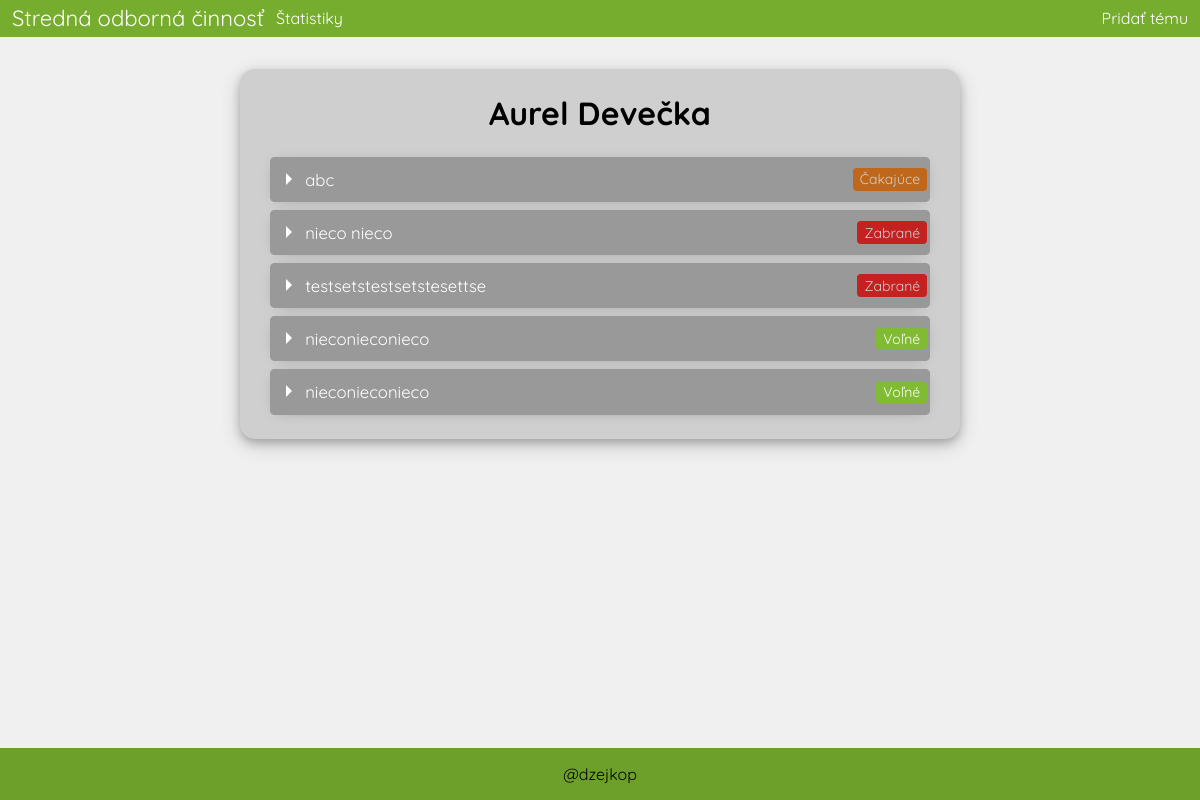
The page /soc/ucitel/26 on the database as committed earlier.
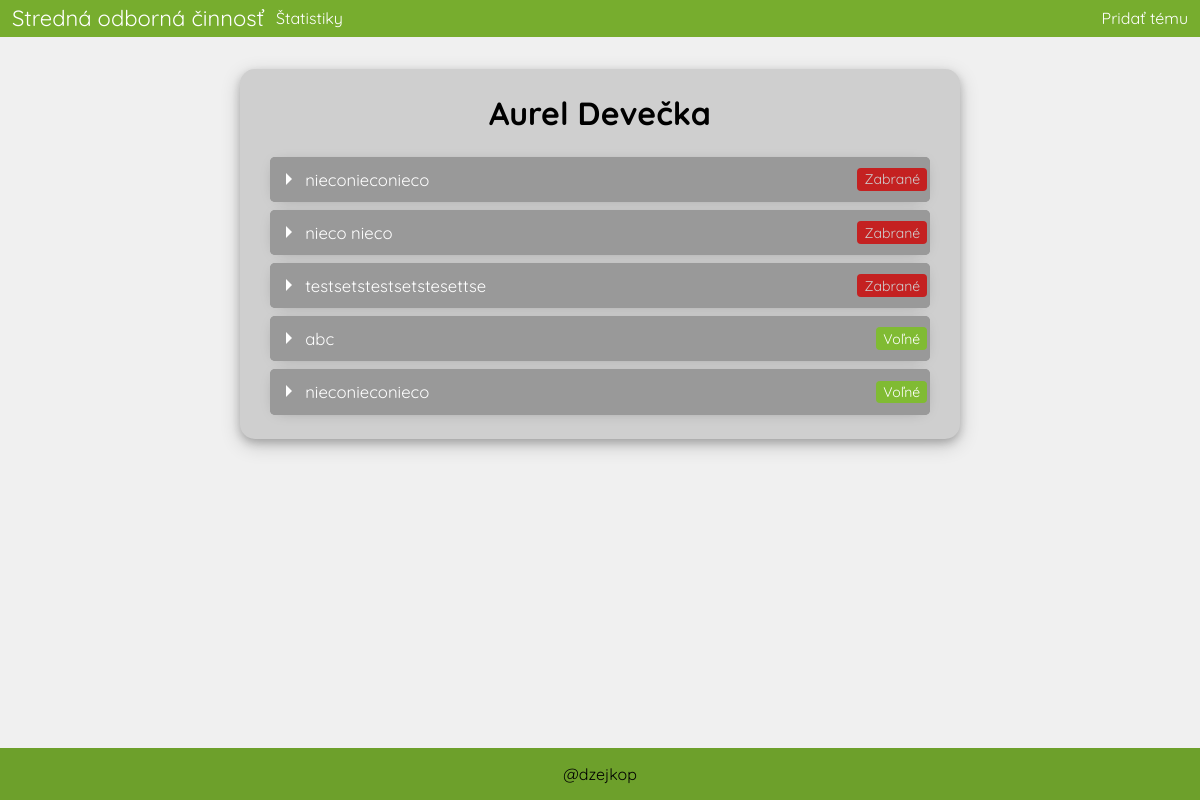
The same page on the database as committed later.
### soc/models.py (models this page shows, shortened)
class Tema(models.Model):
    nazov = models.CharField(max_length=80)
    popis = models.TextField(max_length=500)
    conzultant = models.ForeignKey(Ucitel, on_delete=models.CASCADE,default=1)
    student = models.ForeignKey(Student, on_delete=models.SET_NULL, null=True, blank=True)
    odbor = models.ForeignKey(Odbor, on_delete=models.CASCADE,default=1)
    dostupnost = models.ForeignKey(Dostupnost, on_delete=models.CASCADE,default=1)
    kontroly = models.IntegerField(default=0)
    class Meta:
        verbose_name = "Tema"
        verbose_name_plural = "Temy"
        ordering = ["dostupnost_id","nazov"]

class Dostupnost(models.Model):
    nazov = models.CharField(max_length=20);
    def __str__(self):
        return f"{self.nazov}"
    class Meta:
        verbose_name = "Dostupnosť"
        verbose_name_plural = "Dostupnosť"

### soc/views.py (the view, shortened to what this page needs)
# urls.py: path('ucitel/<ucitel_id>',views.vypis_ucitela, name="ucitel"),
def vypis_ucitela(request,ucitel_id):
    succ_message = ""
    ucitel = Ucitel.objects.get(pk=ucitel_id)
    temy = Tema.objects.filter(conzultant=ucitel).order_by("-dostupnost")
    return render(request, 'soc/ucitel.html', {"ucitel": ucitel,"temy": temy,"succ_message":succ_message})

### soc/models.py (called while the page is built)
    def __str__(self):
        return f"{self.meno} {self.priezvisko}"

    def __str__(self):
        return f"{self.nazov}"

### soc/templates/soc/ucitel.html (shortened to what this page needs)
{% extends "base.html" %}
{% load static %}
{% block style%}
    <link rel="stylesheet" href="{% static 'soc/css/ucitel.css' %}">
{% endblock style%}
{% block content %}
<main>
    <div class="main_wrap">
        <h1>{{ucitel.meno}} {{ucitel.priezvisko}}</h1>
        {% for tema in temy%}
            <details id="item">
                <summary class="left">
                    <p class="nazov" id="nazov">{{ tema.nazov }}</p>
                    <p class="right" id="dostupnost" data-id="{{tema.dostupnost.id}}">{{ tema.dostupnost }}</p>
                </summary>
            </details>
        {% endfor %}
    </div>
</main>
{% endblock content %}

Rows that differ between the two databases and show on the page:
changed Tema (number 1 of 5 on the later page): dostupnost_id 1 → 2 (drawn); dostupnost "Voľné" → "Zabrané"; moves up the list
changed Tema "abc": dostupnost_id 3 → 1 (drawn); dostupnost "Čakajúce" → "Voľné"; moves down the list
